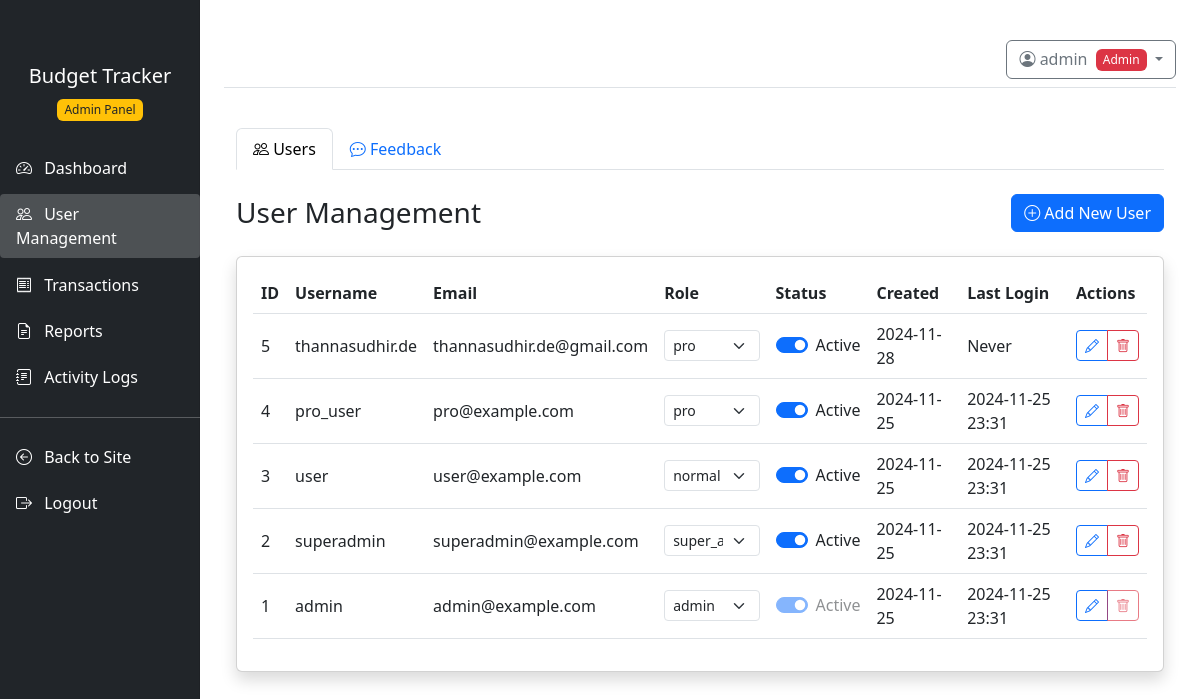
The app's page /admin/users (signed in) with its own data.
### models.py (models this page shows, shortened)
class User(UserMixin, db.Model):
    __tablename__ = 'user'
    id = db.Column(db.Integer, primary_key=True)
    username = db.Column(db.String(80), unique=True, nullable=False)
    email = db.Column(db.String(120), unique=True, nullable=False)
    password_hash = db.Column(db.String(128))
    role = db.Column(db.Enum(UserRole), default=UserRole.NORMAL)
    is_active = db.Column(db.Boolean, default=True, nullable=False)
    trial_end_date = db.Column(db.DateTime, nullable=True)
    created_at = db.Column(db.DateTime, nullable=False, default=datetime.utcnow)
    updated_at = db.Column(db.DateTime, onupdate=datetime.utcnow)
    last_login = db.Column(db.DateTime)
    reset_token = db.Column(db.String(100), unique=True)
    reset_token_expires = db.Column(db.DateTime)
    transactions = db.relationship('BudgetTransaction', backref='user', lazy=True)
    feedback_submissions = db.relationship('Feedback', backref=db.backref('submitted_by', lazy=True), lazy=True)
    budgets = db.relationship('UserBudget', backref='user', lazy=True)
    @property
    def is_super_admin(self):
        return self.role == UserRole.SUPER_ADMIN.value

### user_routes.py (the view)
    @app.route('/admin/users')
    @login_required
    @admin_required
    def admin_users():
        if current_user.role not in [UserRole.ADMIN, UserRole.SUPER_ADMIN]:
            flash('Access denied. Admin privileges required.', 'danger')
            return redirect(url_for('dashboard'))
        users = User.query.order_by(User.id.desc()).all()
        feedbacks = Feedback.query.order_by(Feedback.created_at.desc()).all()
        return render_template('admin/users.html', users=users, feedbacks=feedbacks)

### user_routes.py (called while the page is built)
def admin_required(f):
    @wraps(f)
    def decorated_function(*args, **kws):
        if current_user.role not in [UserRole.ADMIN, UserRole.SUPER_ADMIN]:
            flash('Access denied. Admin privileges required.', 'danger')
            return redirect(url_for('dashboard'))
        return f(*args, **kws)
    return decorated_function

### templates/admin/users.html (shortened to what this page needs)
{% extends "admin/base.html" %}
{% block content %}
<div class="container-fluid py-4">
    <ul class="nav nav-tabs mb-4">
        <li class="nav-item">
            <a class="nav-link active" id="users-tab" data-bs-toggle="tab" href="#users" role="tab">
                <i class="bi bi-people"></i> Users
            </a>
        </li>
        <li class="nav-item">
            <a class="nav-link" id="feedback-tab" data-bs-toggle="tab" href="#feedback" role="tab">
                <i class="bi bi-chat-dots"></i> Feedback
            </a>
        </li>
    </ul>
    <div class="tab-content">
        <div class="tab-pane fade show active" id="users" role="tabpanel">
            <div class="d-flex justify-content-between align-items-center mb-4">
                <h2 class="h3 mb-0">User Management</h2>
                <button type="button" class="btn btn-primary" data-bs-toggle="modal" data-bs-target="#addUserModal">
                    <i class="bi bi-plus-circle"></i> Add New User
                </button>
            </div>
        <div class="card shadow">
            <div class="card-body">
                <div class="table-responsive">
                    <table class="table table-hover">
                        <thead>
                            <tr>
                                <th>ID</th>
                                <th>Username</th>
                                <th>Email</th>
                                <th>Role</th>
                                <th>Status</th>
                                <th>Created</th>
                                <th>Last Login</th>
                                <th>Actions</th>
                            </tr>
                        </thead>
                        <tbody>
                            {% for user in users %}
                            <tr>
                                <td>{{ user.id }}</td>
                                <td>{{ user.username }}</td>
                                <td>{{ user.email }}</td>
                                <td>
                                    <select class="form-select form-select-sm role-select" data-user-id="{{ user.id }}">
                                        {% for role in UserRole %}
                                        <option value="{{ role.name }}" {% if user.role == role %}selected{% endif %}>
                                            {{ role.value }}
                                        </option>
                                        {% endfor %}
                                    </select>
                                </td>
                                <td>
                                    <div class="form-check form-switch">
                                        <input class="form-check-input status-toggle" type="checkbox"
                                            data-user-id="{{ user.id }}"
                                            {% if user.is_active %}checked{% endif %}
                                            {% if user.id == current_user.id %}disabled{% endif %}>
                                        <label class="form-check-label">
                                            {% if user.is_active %}Active{% else %}Inactive{% endif %}
                                        </label>
                                    </div>
                                </td>
                                <td>{{ user.created_at.strftime('%Y-%m-%d') }}</td>
                                <td>{{ user.last_login.strftime('%Y-%m-%d %H:%M') if user.last_login else 'Never' }}</td>
                                <td>
                                    <div class="btn-group">
                                        <button class="btn btn-sm btn-outline-primary" onclick="openEditModal({{ user.id }})">
                                            <i class="bi bi-pencil"></i>
                                        </button>
                                        <button class="btn btn-sm btn-outline-danger" onclick="deleteUser({{ user.id }})"
                                                {% if user.id == current_user.id %}disabled{% endif %}>
                                            <i class="bi bi-trash"></i>
                                        </button>
                                    </div>
                                </td>
                            </tr>
                            {% endfor %}
                        </tbody>
                    </table>
                </div>
            </div>
        </div>
    </div>
</div>
</div>
{% endblock %}

### templates/admin/base.html (shortened to what this page needs)
<!DOCTYPE html>
<html lang="en">
<head>
    <link href="https://cdn.jsdelivr.net/npm/bootstrap@5.3.0/dist/css/bootstrap.min.css" rel="stylesheet">
    <link rel="stylesheet" href="https://cdn.jsdelivr.net/npm/bootstrap-icons@1.7.2/font/bootstrap-icons.css">
    <link rel="stylesheet" href="{{ url_for('static', filename='css/admin.css') }}">
</head>
<body>
    <div class="container-fluid">
        <div class="row">
            <nav id="sidebar" class="col-md-3 col-lg-2 d-md-block bg-dark sidebar collapse">
                <div class="position-sticky pt-3">
                    <div class="text-center mb-4">
                        <h5 class="text-white">Budget Tracker</h5>
                        <span class="badge bg-warning text-dark">Admin Panel</span>
                    </div>
                    <ul class="nav flex-column">
                        <li class="nav-item">
                            <a class="nav-link text-white {% if request.endpoint == 'admin_dashboard' %}active{% endif %}" href="{{ url_for('admin_dashboard') }}">
                                <i class="bi bi-speedometer2"></i>
                                Dashboard
                            </a>
                        </li>
                        <li class="nav-item">
                            <a class="nav-link text-white {% if request.endpoint == 'admin_users' %}active{% endif %}" href="{{ url_for('admin_users') }}">
                                <i class="bi bi-people"></i>
                                User Management
                            </a>
                        </li>
                        <li class="nav-item">
                            <a class="nav-link text-white {% if request.endpoint == 'admin_transactions' %}active{% endif %}" href="{{ url_for('admin_dashboard') }}">
                                <i class="bi bi-receipt"></i>
                                Transactions
                            </a>
                        </li>
                        <li class="nav-item">
                            <a class="nav-link text-white {% if request.endpoint == 'reports' %}active{% endif %}" href="{{ url_for('admin_dashboard') }}">
                                <i class="bi bi-file-earmark-text"></i>
                                Reports
                            </a>
                        </li>
                        <li class="nav-item">
                            <a class="nav-link text-white {% if request.endpoint == 'logs' %}active{% endif %}" href="{{ url_for('admin_dashboard') }}">
                                <i class="bi bi-journal-text"></i>
                                Activity Logs
                            </a>
                        </li>
                    </ul>
                    <hr class="text-white">
                    <ul class="nav flex-column">
                        <li class="nav-item">
                            <a class="nav-link text-white" href="{{ url_for('dashboard') }}">
                                <i class="bi bi-arrow-left-circle"></i>
                                Back to Site
                            </a>
                        </li>
                        <li class="nav-item">
                            <a class="nav-link text-white" href="{{ url_for('logout') }}">
                                <i class="bi bi-box-arrow-right"></i>
                                Logout
                            </a>
                        </li>
                    </ul>
                </div>
            </nav>
            <main class="col-md-9 ms-sm-auto col-lg-10 px-md-4">
                <div class="d-flex justify-content-between flex-wrap flex-md-nowrap align-items-center pt-3 pb-2 mb-3 border-bottom">
                    <div class="btn-toolbar mb-2 mb-md-0">
                        <div class="dropdown">
                            <button class="btn btn-outline-secondary dropdown-toggle" type="button" id="userDropdown" data-bs-toggle="dropdown">
                                <i class="bi bi-person-circle"></i>
                                {{ current_user.username }}
                                <span class="badge bg-danger ms-1">{{ current_user.role.value|title }}</span>
                            </button>
                        </div>
                    </div>
                </div>
                {% block content %}{% endblock %}
            </main>
        </div>
    </div>
</body>
</html>

### static/css/admin.css (style rules this page uses)
.sidebar { position: fixed; top: 0; bottom: 0; left: 0; z-index: 100; padding: 48px 0 0; box-shadow: inset -1px 0 0 rgba(0, 0, 0, .1); }
.sidebar .nav-link { font-weight: 500; padding: 0.5rem 1rem; margin: 0.2rem 0; border-radius: 0.25rem; transition: all 0.3s ease; }
.sidebar .nav-link.active { background-color: rgba(255, 255, 255, 0.2); }
.sidebar .nav-link i { margin-right: 0.5rem; }
main { padding-top: 1.5rem; }
.card { transition: transform 0.2s ease, box-shadow 0.2s ease; }
.table th { border-top: none; font-weight: 600; }
.table td { vertical-align: middle; }
.badge { padding: 0.4em 0.6em; font-weight: 500; }

### records on screen
User: username "admin", role.value "Admin", id "1", email "admin@example.com", role+id "admin", is_active "☑", shows "Active", created_at "2024-11-25", last_login "2024-11-25 23:31"
User: id "5", username "thannasudhir.de", email "thannasudhir.de@gmail.com", role+id "pro", is_active "☑", shows "Active", created_at "2024-11-28", last_login "Never"
User: id "4", username "pro_user", email "pro@example.com", role+id "pro", is_active "☑", shows "Active", created_at "2024-11-25", last_login "2024-11-25 23:31"
User: id "3", username "user", email "user@example.com", role+id "normal", is_active "☑", shows "Active", created_at "2024-11-25", last_login "2024-11-25 23:31"
User: id "2", username "superadmin", email "superadmin@example.com", role+id "super_admin", is_active "☑", shows "Active", created_at "2024-11-25", last_login "2024-11-25 23:31"
